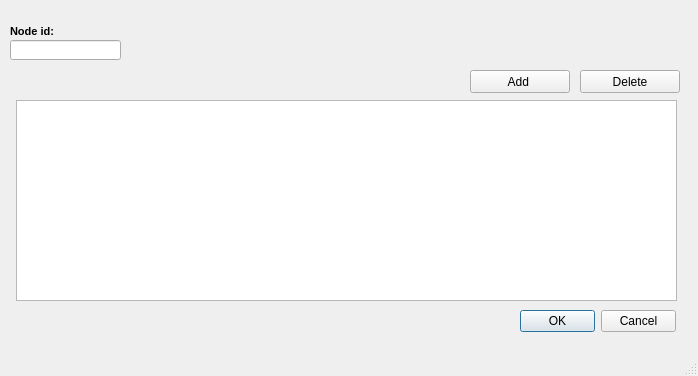
<?xml version="1.0" encoding="UTF-8"?>
<ui version="4.0">
 <class>MainWindow</class>
 <widget class="QMainWindow" name="MainWindow">
  <property name="geometry">
   <rect>
    <x>0</x>
    <y>0</y>
    <width>698</width>
    <height>376</height>
   </rect>
  </property>
  <property name="windowTitle">
   <string>MainWindow</string>
  </property>
  <widget class="QWidget" name="centralwidget">
   <widget class="QDialogButtonBox" name="ok">
    <property name="geometry">
     <rect>
      <x>520</x>
      <y>310</y>
      <width>156</width>
      <height>23</height>
     </rect>
    </property>
    <property name="standardButtons">
     <set>QDialogButtonBox::Cancel|QDialogButtonBox::Ok</set>
    </property>
   </widget>
   <widget class="QLabel" name="label_node_id">
    <property name="geometry">
     <rect>
      <x>10</x>
      <y>20</y>
      <width>90</width>
      <height>22</height>
     </rect>
    </property>
    <property name="font">
     <font>
      <pointsize>8</pointsize>
      <weight>75</weight>
      <bold>true</bold>
     </font>
    </property>
    <property name="frameShape">
     <enum>QFrame::NoFrame</enum>
    </property>
    <property name="frameShadow">
     <enum>QFrame::Plain</enum>
    </property>
    <property name="text">
     <string>Node id:</string>
    </property>
    <property name="textFormat">
     <enum>Qt::AutoText</enum>
    </property>
    <property name="scaledContents">
     <bool>false</bool>
    </property>
    <property name="alignment">
     <set>Qt::AlignLeading|Qt::AlignLeft|Qt::AlignVCenter</set>
    </property>
    <property name="margin">
     <number>3</number>
    </property>
   </widget>
   <widget class="QLineEdit" name="node_id">
    <property name="enabled">
     <bool>true</bool>
    </property>
    <property name="geometry">
     <rect>
      <x>10</x>
      <y>40</y>
      <width>111</width>
      <height>20</height>
     </rect>
    </property>
    <property name="text">
     <string/>
    </property>
   </widget>
   <widget class="QTableView" name="tbl_inp_pump_additional">
    <property name="geometry">
     <rect>
      <x>16</x>
      <y>100</y>
      <width>661</width>
      <height>201</height>
     </rect>
    </property>
    <property name="sortingEnabled">
     <bool>true</bool>
    </property>
   </widget>
   <widget class="QPushButton" name="btn_delete_pump">
    <property name="geometry">
     <rect>
      <x>580</x>
      <y>70</y>
      <width>100</width>
      <height>23</height>
     </rect>
    </property>
    <property name="text">
     <string>Delete</string>
    </property>
   </widget>
   <widget class="QPushButton" name="btn_add_pump">
    <property name="geometry">
     <rect>
      <x>470</x>
      <y>70</y>
      <width>100</width>
      <height>23</height>
     </rect>
    </property>
    <property name="text">
     <string>Add </string>
    </property>
   </widget>
  </widget>
  <widget class="QStatusBar" name="statusbar"/>
  <action name="actionZoom">
   <property name="icon">
    <iconset>
     <normaloff>../icons/103.png</normaloff>../icons/103.png</iconset>
   </property>
   <property name="text">
    <string>zoom</string>
   </property>
   <property name="toolTip">
    <string>zoom</string>
   </property>
  </action>
  <action name="actionCentered">
   <property name="icon">
    <iconset>
     <normaloff>../icons/104.png</normaloff>../icons/104.png</iconset>
   </property>
   <property name="text">
    <string>Centered</string>
   </property>
  </action>
  <action name="actionEnabled">
   <property name="checkable">
    <bool>true</bool>
   </property>
   <property name="icon">
    <iconset>
     <normaloff>../icons/101.png</normaloff>
     <normalon>../icons/102.png</normalon>../icons/101.png</iconset>
   </property>
   <property name="text">
    <string>Enabled</string>
   </property>
  </action>
  <action name="actionZoomOut">
   <property name="icon">
    <iconset>
     <normaloff>../icons/107.png</normaloff>../icons/107.png</iconset>
   </property>
   <property name="text">
    <string>zoomOut</string>
   </property>
  </action>
  <action name="actionCopyPaste">
   <property name="icon">
    <iconset>
     <normaloff>../icons/107b.png</normaloff>../icons/107b.png</iconset>
   </property>
   <property name="text">
    <string>CopyPaste</string>
   </property>
  </action>
  <action name="actionRotation">
   <property name="icon">
    <iconset>
     <normaloff>../icons/107c.png</normaloff>../icons/107c.png</iconset>
   </property>
   <property name="text">
    <string>Rotation</string>
   </property>
  </action>
 </widget>
 <resources/>
 <connections/>
</ui>
